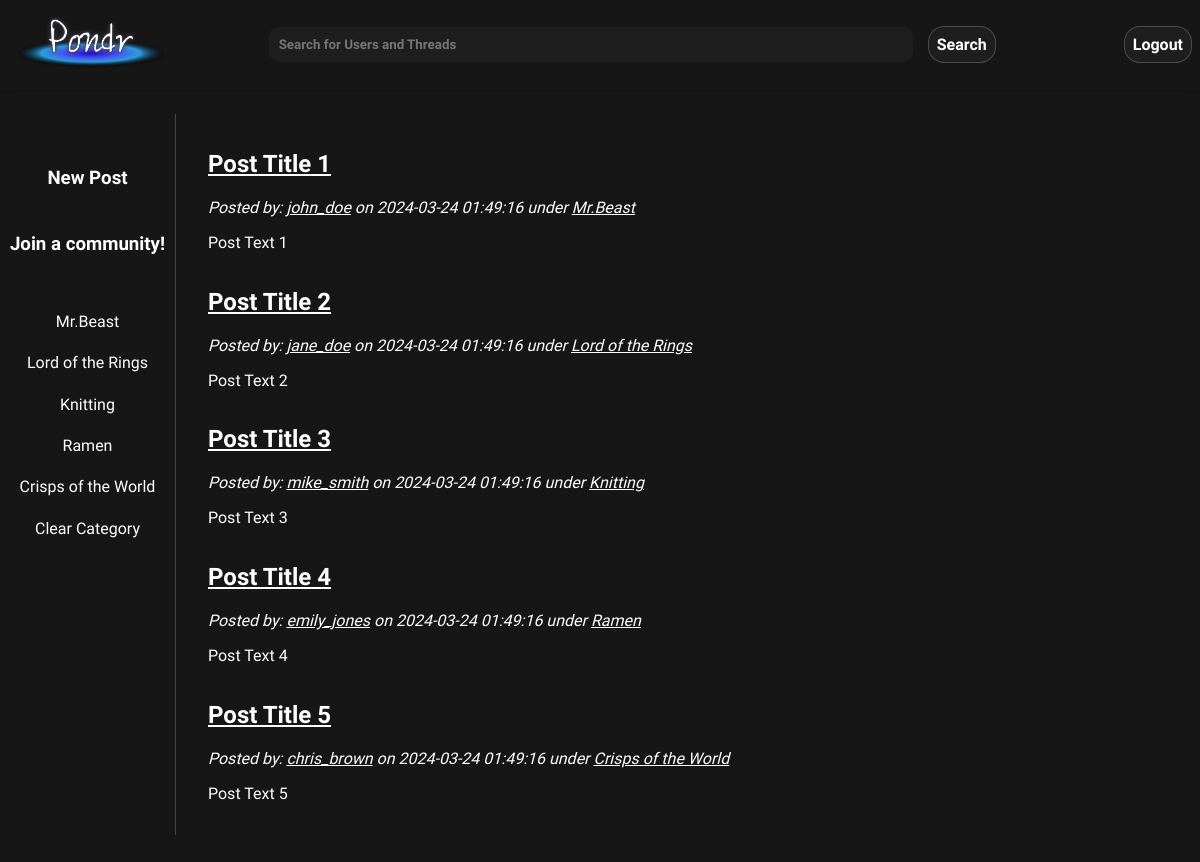
The app's page /pages/discussion.php (signed in), older data.
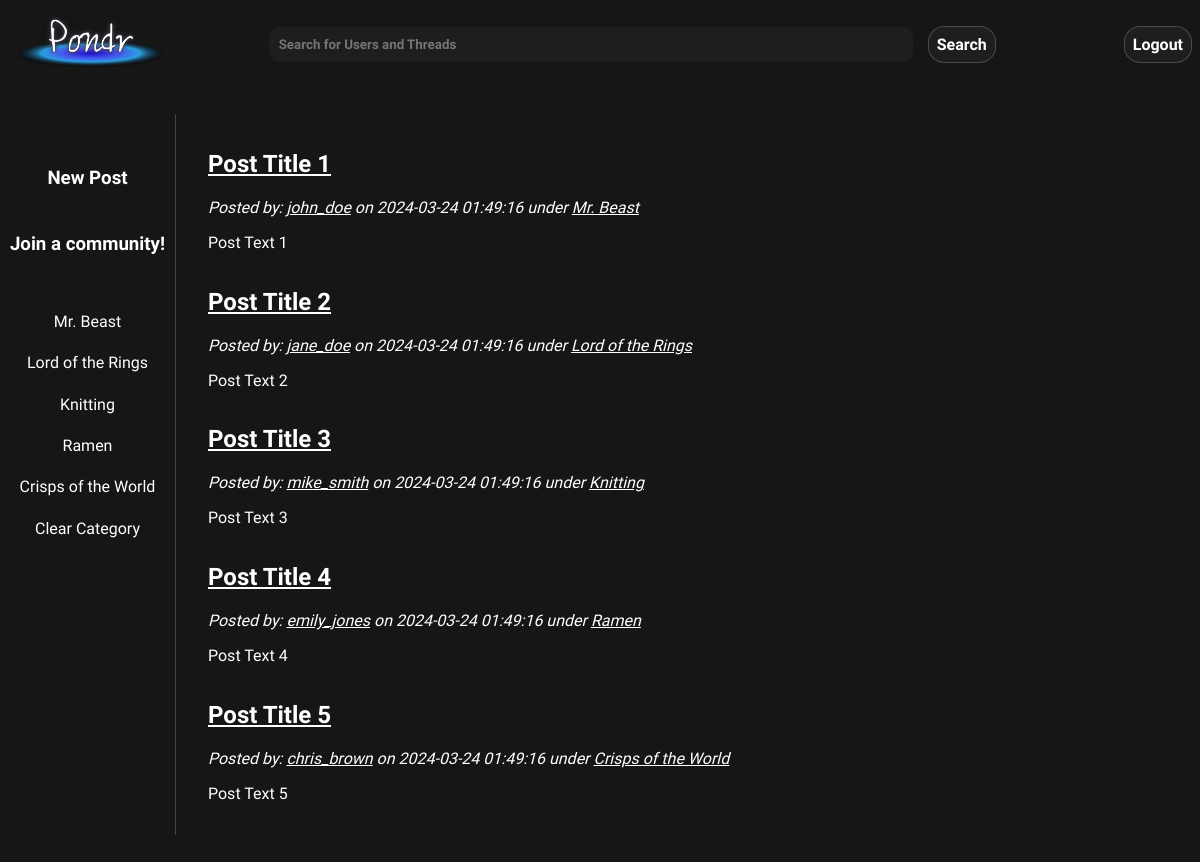
The same page, newer data.
### tables this page shows
CREATE TABLE categories (
    catId INT AUTO_INCREMENT,
    userId INT NOT NULL,
    name VARCHAR(255) NOT NULL,
    description VARCHAR(255),
    count INT NOT NULL DEFAULT 0,  
    PRIMARY KEY(catId),
    FOREIGN KEY(userId) REFERENCES users(userId)
        ON DELETE CASCADE
);

### public/pages/discussion.php (the view, shortened to what this page needs)
<?php
$search = $_GET['search'] ?? null;
?>
<!DOCTYPE html>
<html lang="en">
<head>
    <link rel="stylesheet" href="../css/styles.css">
    <link rel="stylesheet" href="../css/discussion.css">
</head>
<body>
    <?php require_once '../scripts/header.php';  ?>
    <main class="center-container margin-down">
        <section class="side-container">
            <?php
            if (isset ($uid)) {
                echo "<a href=\"./new_post.php\"><h3>New Post</h3></a>";
                echo '<a href="create_category.php" class="create-community-btn"><h3>Join a community!</h3></a>';
            }
            ?>
            <ul>
                <?php
                $sql = "SELECT catId, name FROM categories ORDER BY count DESC LIMIT 10;";
                $prstmt = $conn->prepare($sql);
                try {
                    $prstmt->execute();
                    $prstmt->bind_result($catListId,$catName);
                    if ($prstmt->fetch()) {
                        echo (isset($search)) ? "<li><a href=\"./discussion.php?catId=$catListId&search=$search\">$catName</a></li>" : "<li><a href=\"./discussion.php?catId=$catListId\">$catName</a></li>";
                        while ($prstmt->fetch()) {
                            echo (isset ($search)) ? "<li><a href=\"./discussion.php?catId=$catListId&search=$search\">$catName</a></li>" : "<li><a href=\"./discussion.php?catId=$catListId\">$catName</a></li>";
                        }
                        echo (isset ($search)) ? "<li><a href=\"./discussion.php?search=$search\">Clear Filter</a></li>" : "<li><a href=\"./discussion.php\">Clear Category</a></li>";
                    } else {
                        echo "<p>No Categories have been made yet! Try making one now!</p>";
                    }
                } catch(mysqli_sql_exception $e) {
                    $code = $e->getCode();
                    echo "<p>Error occurred: pulling categories. Error: $code</p>";
                }
                ?>
            </ul>
        </section>
        <section class="discussion-container">
                <?php
                $sql = "SELECT p.postId, p.title, p.postDate, p.text, u.uName, c.name, p.img, c.catId
                FROM posts as p JOIN users as u ON p.userId = u.userId
                LEFT OUTER JOIN categories as c ON p.catId = c.catId
                WHERE" . (isset($catId) ? " p.catId = ? AND ":" ") . "CASE WHEN ? = \"\" THEN TRUE ELSE (p.title LIKE CONCAT('%',?,'%') OR p.text LIKE CONCAT('%',?,'%') OR u.uName LIKE CONCAT('%',?,'%')) END
                ORDER BY p.postDate DESC;";
                $prstmt = $conn->prepare($sql);
                $searchString = (isset($search)) ? $search : "";
                if (isset($catId)) {
                    $prstmt->bind_param("sssss",$catId,$searchString,$searchString,$searchString,$searchString);
                } else {
                    $prstmt->bind_param("ssss",$searchString,$searchString,$searchString,$searchString);
                }
                try {
                    $prstmt->execute();
                    $prstmt->bind_result($postId, $title, $postDate, $text, $uName, $catName, $postImg, $catId);
                    if($prstmt->fetch()){
                        echo "<div class=\"mini-thread\">";
                        echo "<article>";
                        echo "<a href=\"./thread.php?postId=$postId\"><h2>$title</h2></a>";
                        echo "<i>Posted by: <a href=\"./profile.php?uName=$uName\">$uName</a> on <time>$postDate</time> under <a href=\"./discussion.php?catId=$catId\">$catName</a></i>";
                        echo "<p>$text</p>";
                        echo "</article>";
                        echo "</div>";
                        while ($prstmt->fetch()) {
                            echo "<div class=\"mini-thread\">";
                            echo "<article>";
                            echo "<a href=\"./thread.php?postId=$postId\"><h2>$title</h2></a>";
                            echo "<i>Posted by: <a href=\"./profile.php?uName=$uName\">$uName</a> on <time>$postDate</time> under <a href=\"./discussion.php?catId=$catId\">$catName</a></i>";
                            echo "<p>$text</p>";
                            echo "</article>";
                            echo "</div>";
                        }
                    } else {
                        echo "<p>Looks like theres no posts currently in Pondr. Be the first to post!</p>";
                    }
                } catch (mysqli_sql_exception $e) {
                    $code = $e->getCode();
                    echo "<p>Error while loading discussion posts. Try again. Error: $code</p>";
                }
                ?>
        </section>
    </main>
</body>
</html>

Row changes from the older to the newer data that the page shows:
changed categories: name "Mr.Beast" → "Mr. Beast"
